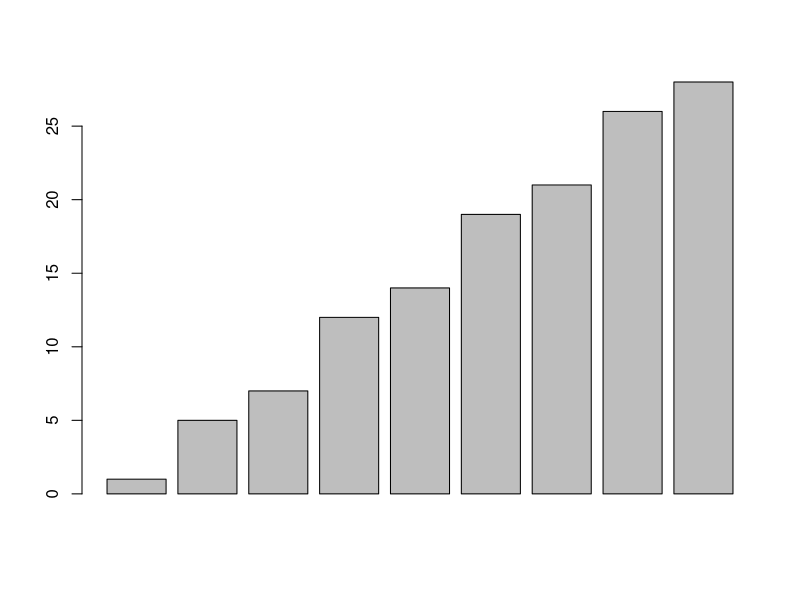

R code for this plot:
#1 Create a vector with first 10 even values and assign name to each elements.
even_values<-seq(2,20,2);even_values
names(even_values)<- c("two","four","six","eight","ten","twelve","fourteen","sixteen","eighteen","twenty");even_values

#2 Create a vector with following values 1, 5, 7,12,14,19,21,26,28 and plot it on bar graph. 
discreet_values <- c( 1, 5, 7,12,14,19,21,26,28 );discreet_values
barplot(discreet_values);

#3 Find the value for below formula
# (n(n+1)/2)2
# Where n varies from 1 to 20.
n<-(1:20);n
formula<- (n*(n+1)/2)^2;formula

#4 Find the value for formula
# n
# ?? (Xi-mean(x))2/n
# I=1
#Where x - varies from 10 to 50 with a difference of 2 .
#n - Number of values present in vector x
x<-seq(10,50,2);x
n <- length(x);n
formula1<- sum(((x-mean(x))^2)/n);formula1

#5 Create a Vector Student.Marks with following values -
# 30,20,35,40,45,25,50,55,27,65,70,21,75,80,19,85,90,24,95,30 
Student.Marks <- c(30,20,35,40,45,25,50,55,27,65,70,21,75,80,19,85,90,24,95,30 );Student.Marks

#6 If student marks are above 35 then he is consider as pass, compare vector Student.Marks with value 35
Pass_students <- Student.Marks>35;Pass_students
length(Student.Marks[Student.Marks>35])

#7 Create a subset of vector with pass students and find number of pass students from Student.Marks vector.
No.of_Pass_students <- length(Pass_students);No.of_Pass_students

class(Student.Marks)
typeof(Student.Marks)


rm(list=ls())
